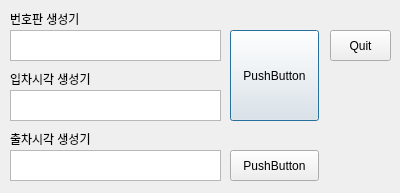
<?xml version="1.0" encoding="UTF-8"?>
<ui version="4.0">
 <class>Dialog</class>
 <widget class="QDialog" name="Dialog">
  <property name="geometry">
   <rect>
    <x>0</x>
    <y>0</y>
    <width>400</width>
    <height>193</height>
   </rect>
  </property>
  <property name="windowTitle">
   <string>Dialog</string>
  </property>
  <widget class="QTextEdit" name="car_num">
   <property name="geometry">
    <rect>
     <x>10</x>
     <y>30</y>
     <width>211</width>
     <height>31</height>
    </rect>
   </property>
  </widget>
  <widget class="QLabel" name="label">
   <property name="geometry">
    <rect>
     <x>10</x>
     <y>10</y>
     <width>91</width>
     <height>17</height>
    </rect>
   </property>
   <property name="text">
    <string>번호판 생성기</string>
   </property>
  </widget>
  <widget class="QPushButton" name="car_num_btn">
   <property name="geometry">
    <rect>
     <x>230</x>
     <y>30</y>
     <width>89</width>
     <height>91</height>
    </rect>
   </property>
   <property name="text">
    <string>PushButton</string>
   </property>
  </widget>
  <widget class="QLabel" name="label_2">
   <property name="geometry">
    <rect>
     <x>10</x>
     <y>70</y>
     <width>111</width>
     <height>17</height>
    </rect>
   </property>
   <property name="text">
    <string>입차시각 생성기</string>
   </property>
  </widget>
  <widget class="QTextEdit" name="entry_time">
   <property name="geometry">
    <rect>
     <x>10</x>
     <y>90</y>
     <width>211</width>
     <height>31</height>
    </rect>
   </property>
  </widget>
  <widget class="QTextEdit" name="depart_time">
   <property name="geometry">
    <rect>
     <x>10</x>
     <y>150</y>
     <width>211</width>
     <height>31</height>
    </rect>
   </property>
  </widget>
  <widget class="QLabel" name="label_5">
   <property name="geometry">
    <rect>
     <x>10</x>
     <y>130</y>
     <width>151</width>
     <height>17</height>
    </rect>
   </property>
   <property name="text">
    <string>출차시각 생성기</string>
   </property>
  </widget>
  <widget class="QPushButton" name="depart_time_btn">
   <property name="geometry">
    <rect>
     <x>230</x>
     <y>150</y>
     <width>89</width>
     <height>31</height>
    </rect>
   </property>
   <property name="text">
    <string>PushButton</string>
   </property>
  </widget>
  <widget class="QPushButton" name="bye_btn">
   <property name="geometry">
    <rect>
     <x>330</x>
     <y>30</y>
     <width>61</width>
     <height>31</height>
    </rect>
   </property>
   <property name="text">
    <string>Quit</string>
   </property>
  </widget>
 </widget>
 <resources/>
 <connections/>
</ui>
